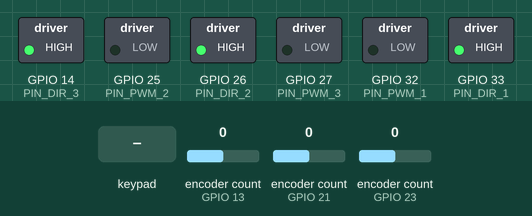
Recording of a program running on a simulated ESP32. Shown: switched loads named in the program (green lamp = pin HIGH). Inputs (shaded band) come from the test bench; at power-on: encoder count (sensors on GPIO 13, GPIO 21, GPIO 23) 0. Nothing arrives over Bluetooth unless stated.

Above: at 1.2 s.
1.3 s: encoder count (sensor on GPIO 13) set to -1
2.8 s: encoder count (sensor on GPIO 21) set to -1
4.3 s: key 'U' pressed
At 4.9 s:
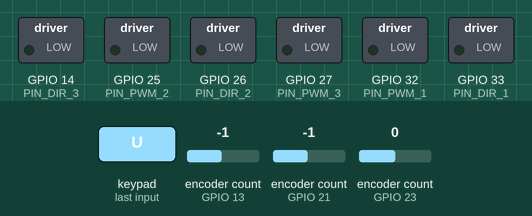
5.8 s: encoder count (sensor on GPIO 23) set to 1
At 6.7 s:
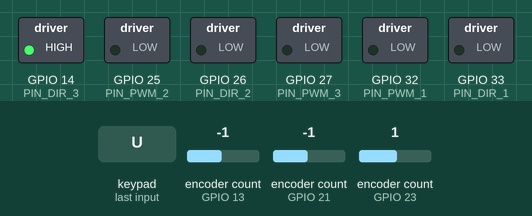
7.3 s: key 'L' pressed
8.8 s: encoder count (sensor on GPIO 13) set to 0
At 10.2 s:
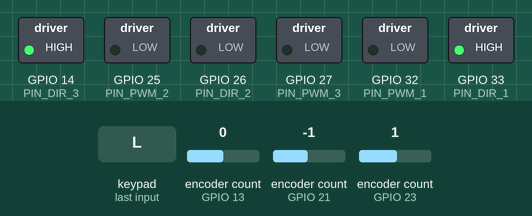
Timing chart, 0 to 11.3 s (numbered marks = the images above; inputs shaded):
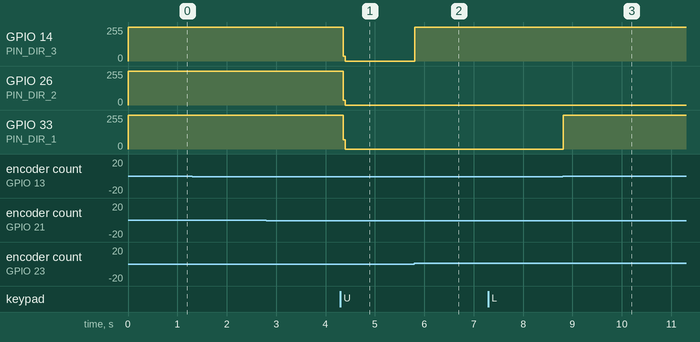

The program:

main.cpp
```cpp
#include <AnglePID.h>
#include <Arduino.h>
#include <ESP32Encoder.h>
#include <PS4Controller.h>
#include <SpeedPID.h>
#include <cmath>

// ピン配置
constexpr int8_t PIN_DIR_1      = 33;
constexpr int8_t PIN_PWM_1      = 32;
constexpr int8_t PIN_ROTARY_A_1 = 13;
constexpr int8_t PIN_ROTARY_B_1 = 2;

constexpr int8_t PIN_DIR_2      = 26;
constexpr int8_t PIN_PWM_2      = 25;
constexpr int8_t PIN_ROTARY_A_2 = 21;
constexpr int8_t PIN_ROTARY_B_2 = 15;

constexpr int8_t PIN_DIR_3      = 14;
constexpr int8_t PIN_PWM_3      = 27;
constexpr int8_t PIN_ROTARY_A_3 = 23;
constexpr int8_t PIN_ROTARY_B_3 = 22;

constexpr int8_t PIN_PWM_ARM        = 19;
constexpr int8_t PIN_DIR_ARM        = 18;
constexpr int8_t PIN_LIMIT_SWITCH_1 = 17;
constexpr int8_t PIN_LIMIT_SWITCH_2 = 16;

ESP32Encoder enc1, enc2, enc3;

const int    CONTROL_CYCLE = 5000;
const double RESOLUTION    = 4096.;

// ロボットの情報
constexpr double ROBOT_RADIUS = 150.;
constexpr double WHEEL_RADIUS = 30.;

static unsigned long last;

constexpr int8_t MOTOR1_CH = 0;
constexpr int8_t MOTOR2_CH = 1;
constexpr int8_t MOTOR3_CH = 2;

// radに変換
constexpr double WHEEL_ANGLE1 = 0. * PI / 180.;
constexpr double WHEEL_ANGLE2 = 120. * PI / 180.;
constexpr double WHEEL_ANGLE3 = 240. * PI / 180.;

// 位置推定
double x     = 0.0; // mm
double y     = 0.0; // mm
double theta = 0.0; // rad

// 目標
double targetX     = 0.0;
double targetY     = 0.0;
double targetTheta = 0.0;

double Kp_pos   = 0.02;
double Kp_theta = 3.0;

long prev1 = 0, prev2 = 0, prev3 = 0;

SpeedPID pid1(5.0, 0.0, 0.05, -255, 255);
SpeedPID pid2(5.0, 0.0, 0.05, -255, 255);
SpeedPID pid3(5.0, 0.0, 0.05, -255, 255);

AnglePID thetaPID(5., 0., 0.2, -5., 5, 2 * PI, 1., -1.);

double pulseToRad(long deltaCount) {
    return (double(deltaCount) / RESOLUTION) * 2.0 * PI;
}

void setMotor(int8_t ch, int8_t dirPin, double pwm) {
    bool dir = (pwm >= 0) ? HIGH : LOW;
    digitalWrite(dirPin, dir);
    pwm = constrain(abs(pwm), 0., 255.);
    ledcWrite(ch, pwm);
}

// 逆運動学
void inverseKinematics(double vx, double vy, double omega, double& w1, double& w2, double& w3) {
    w1 = (-sin(WHEEL_ANGLE1) * vx + cos(WHEEL_ANGLE1) * vy + ROBOT_RADIUS * omega) / WHEEL_RADIUS;
    w2 = (-sin(WHEEL_ANGLE2) * vx + cos(WHEEL_ANGLE2) * vy + ROBOT_RADIUS * omega) / WHEEL_RADIUS;
    w3 = (-sin(WHEEL_ANGLE3) * vx + cos(WHEEL_ANGLE3) * vy + ROBOT_RADIUS * omega) / WHEEL_RADIUS;
}

void forwardKinematics(double w1, double w2, double w3, double& vx, double& vy, double& omega) {
    vx = (2.0 * WHEEL_RADIUS / 3.0) * (cos(WHEEL_ANGLE1) * w1 + cos(WHEEL_ANGLE2) * w2 + cos(WHEEL_ANGLE3) * w3);

    vy = (2.0 * WHEEL_RADIUS / 3.0) * (sin(WHEEL_ANGLE1) * w1 + sin(WHEEL_ANGLE2) * w2 + sin(WHEEL_ANGLE3) * w3);

    omega = (WHEEL_RADIUS / (3.0 * ROBOT_RADIUS)) * (w1 + w2 + w3);
}

bool risingEdge(bool currentState, bool& prevState) {
    bool triggered = (currentState && !prevState);
    prevState      = currentState;
    return triggered;
}

void setup() {
    Serial.begin(115200);
    PS4.begin("08:D1:F9:37:41:F2");
    ESP32Encoder::useInternalWeakPullResistors = puType::none;
    enc1.attachHalfQuad(PIN_ROTARY_A_1, PIN_ROTARY_B_1);
    enc2.attachHalfQuad(PIN_ROTARY_A_2, PIN_ROTARY_B_2);
    enc3.attachHalfQuad(PIN_ROTARY_A_3, PIN_ROTARY_B_3);

    enc1.clearCount();
    enc2.clearCount();
    enc3.clearCount();

    ledcSetup(MOTOR1_CH, 20000, 8);
    ledcSetup(MOTOR2_CH, 20000, 8);
    ledcSetup(MOTOR3_CH, 20000, 8);

    ledcAttachPin(PIN_PWM_1, MOTOR1_CH);
    ledcAttachPin(PIN_PWM_2, MOTOR2_CH);
    ledcAttachPin(PIN_PWM_3, MOTOR3_CH);

    pinMode(PIN_DIR_1, OUTPUT);
    pinMode(PIN_DIR_2, OUTPUT);
    pinMode(PIN_DIR_3, OUTPUT);

    last = micros();
}

void loop() {
    unsigned long now = micros();
    if (now - last < CONTROL_CYCLE) return;
    double dt = (now - last) * 1.e-6;
    last      = now;

    static bool prevRight = false;
    static bool prevLeft  = false;
    static bool prevUp    = false;
    static bool prevDown  = false;

    if (risingEdge(PS4.Right(), prevRight)) targetX += 100;
    if (risingEdge(PS4.Left(), prevLeft)) targetX -= 100;
    if (risingEdge(PS4.Up(), prevUp)) targetY += 100;
    if (risingEdge(PS4.Down(), prevDown)) targetY -= 100;

    long c1 = enc1.getCount();
    long c2 = enc2.getCount();
    long c3 = enc3.getCount();

    long d1 = c1 - prev1;
    long d2 = c2 - prev2;
    long d3 = c3 - prev3;

    prev1 = c1;
    prev2 = c2;
    prev3 = c3;

    double w1_meas = pulseToRad(d1) / dt;
    double w2_meas = pulseToRad(d2) / dt;
    double w3_meas = pulseToRad(d3) / dt;

    double vx, vy, omega;
    forwardKinematics(w1_meas, w2_meas, w3_meas, vx, vy, omega);

    x += vx * dt;
    y += vy * dt;
    theta += omega * dt;

    double errX = targetX - x;
    double errY = targetY - y;

    double vx_cmd    = Kp_pos * errX;
    double vy_cmd    = Kp_pos * errY;
    double omega_cmd = thetaPID.update(targetTheta, theta, dt);

    double w1_cmd, w2_cmd, w3_cmd;
    inverseKinematics(vx_cmd, vy_cmd, omega_cmd, w1_cmd, w2_cmd, w3_cmd);

    double pwm1 = pid1.update(w1_cmd, w1_meas, dt);
    double pwm2 = pid2.update(w2_cmd, w2_meas, dt);
    double pwm3 = pid3.update(w3_cmd, w3_meas, dt);

    setMotor(MOTOR1_CH, PIN_DIR_1, pwm1);
    setMotor(MOTOR2_CH, PIN_DIR_2, pwm2);
    setMotor(MOTOR3_CH, PIN_DIR_3, pwm3);

    if (fabs(errX) < 2.0 && fabs(errY) < 2.0) {
        setMotor(MOTOR1_CH, PIN_DIR_1, 0);
        setMotor(MOTOR2_CH, PIN_DIR_2, 0);
        setMotor(MOTOR3_CH, PIN_DIR_3, 0);
    }
}
```

Measured:
- after the input at 4.3 s, GPIO 14 (PIN_DIR_3), GPIO 26 (PIN_DIR_2), GPIO 33 (PIN_DIR_1): 255/255 → 0/255 after 0.06 s
- after the input at 5.8 s, GPIO 14 (PIN_DIR_3): 0/255 → 255/255 at once
- after the input at 8.8 s, GPIO 33 (PIN_DIR_1): 0/255 → 255/255 at once
